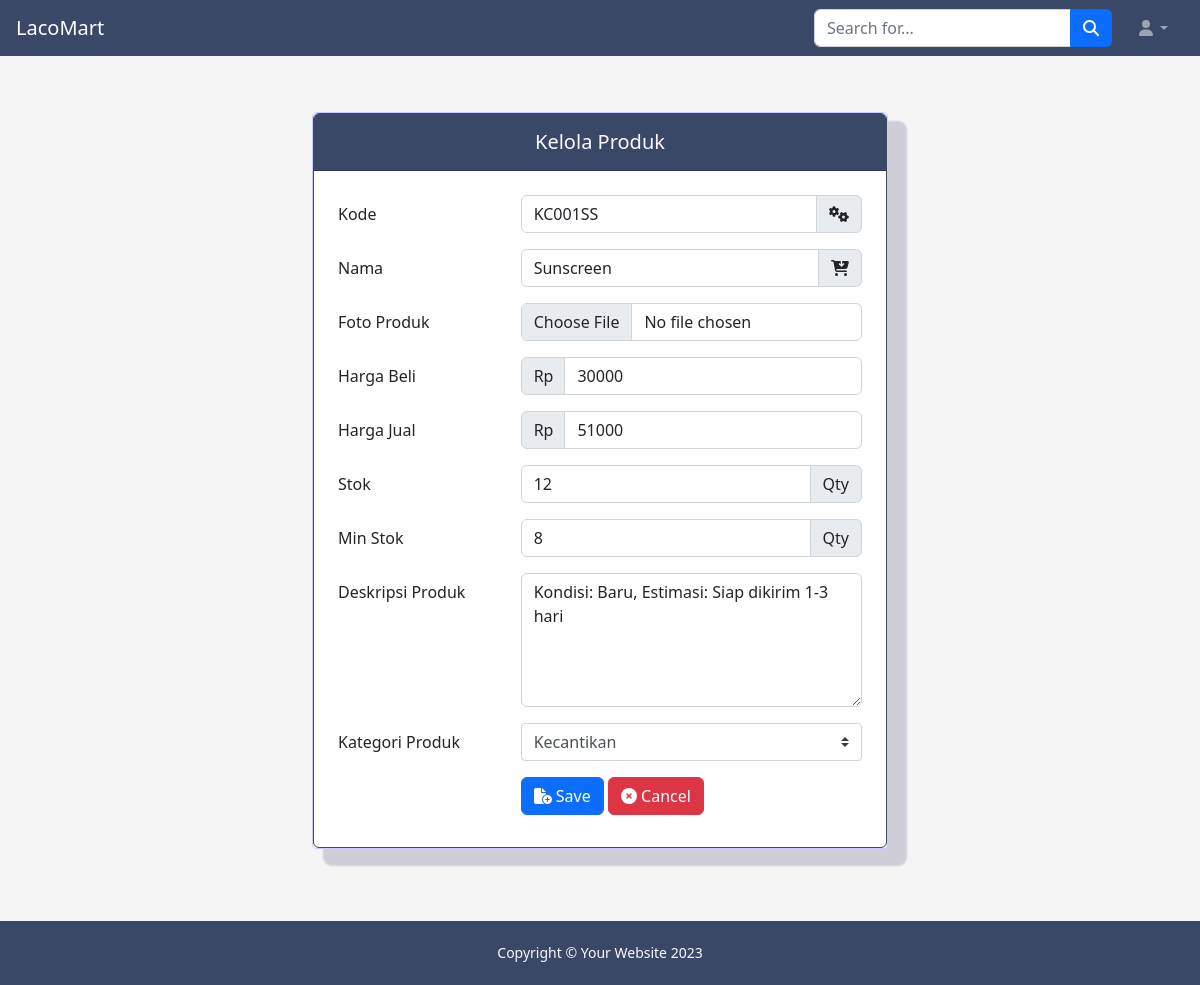
The app's page /page/back/produk/form.php?ed=1 with its own data.
### tables this page shows
CREATE TABLE `produk` (
  `id` int NOT NULL,
  `kode` varchar(10) NOT NULL,
  `img` varchar(16) NOT NULL,
  `nama` varchar(50) NOT NULL,
  `harga_jual` double NOT NULL,
  `harga_beli` double NOT NULL,
  `stok` int NOT NULL,
  `min_stok` int NOT NULL,
  `deskripsi` text,
  `kategori_produk_id` int NOT NULL
);

### page/back/produk/form.php (the view, shortened to what this page needs)
<?php
include '../../../assets/script/dbkoneksi.php';
if (isset($_GET['ed'])) {
    $id = $_GET['ed'];
    $sql = "SELECT * FROM produk WHERE id='$id'";
    $query = mysqli_query($koneksi, $sql);
    $data = mysqli_fetch_assoc($query);
    $kode = $data['kode'];
    $nama = $data['nama'];
    $harbel = $data['harga_beli'];
    $harjul = $data['harga_jual'];
    $stok = $data['stok'];
    $min_stok = $data['min_stok'];
    $desc = $data['deskripsi'];
    $kat = $data['kategori_produk_id'];
    $foto = $data['img'];
}
?>
<!DOCTYPE html>
<html lang="en">
<head>
    <link rel="stylesheet" href="https://stackpath.bootstrapcdn.com/bootstrap/4.1.3/css/bootstrap.min.css">
    <link rel="stylesheet" href="https://maxcdn.bootstrapcdn.com/font-awesome/4.7.0/css/font-awesome.min.css">
    <link rel="stylesheet" href="https://cdnjs.cloudflare.com/ajax/libs/animate.css/4.1.1/animate.min.css" />
    <link href="https://cdn.jsdelivr.net/npm/sweetalert2@11.7.5/dist/sweetalert2.min.css" rel="stylesheet">
    <link href="../../../assets/css/styles.css" rel="stylesheet" />
    <link rel="stylesheet" href="../../../assets/css/fpruk.css">
</head>
<body style="background-color: #f5f5f5;
            min-height: 100vh;">
    <div class="container-fluid">
        <div class="row mb-2">
            <nav class="sb-topnav navbar navbar-expand navbar-dark bg-dark">
                <a class="navbar-brand ps-3" href="../index.php">LacoMart</a>
                <form class="d-none d-md-inline-block form-inline ms-auto me-0 me-md-3 my-2 my-md-0">
                    <div class="input-group">
                        <input class="form-control" type="text" placeholder="Search for..." aria-label="Search for..." aria-describedby="btnNavbarSearch" />
                        <button class="btn btn-primary" id="btnNavbarSearch" type="button"><i class="fas fa-search"></i></button>
                    </div>
                </form>
                <ul class="navbar-nav ms-auto ms-md-0 me-3 me-lg-4">
                    <li class="nav-item dropdown">
                        <a class="nav-link dropdown-toggle" id="navbarDropdown" href="#" role="button" data-bs-toggle="dropdown" aria-expanded="false"><i class="fas fa-user fa-fw"></i></a>
                    </li>
                </ul>
            </nav>
        </div>
        <br>
        <br>
        <div class="row" style="min-height: 82.5vh;">
            <div class="col-md-3">
            </div>
            <div class="col-md-6 m-auto">
                <div class="card-beda">
                    <div class="card border border-dark">
                        <div class="card-header text-center pt-3 bg-dark text-light mb-2">
                            <h5>Kelola Produk</h5>
                        </div>
                        <div class="card-body px-4">
                            <form method="POST" action="proses.php" enctype="multipart/form-data" id="sweet">
                                <div class="form-group row">
                                    <label for="kode" class="col-4 col-form-label">Kode</label>
                                    <div class="col-8">
                                        <div class="input-group">
                                            <input id="kode" name="kode" placeholder="Kode Produk" type="text" class="form-control" required="required" value="<?= $kode ?>">
                                            <div class="input-group-append">
                                                <div class="input-group-text">
                                                    <i class="fa fa-cogs"></i>
                                                </div>
                                            </div>
                                        </div>
                                    </div>
                                </div>
                                <div class="form-group row">
                                    <label for="name" class="col-4 col-form-label">Nama</label>
                                    <div class="col-8">
                                        <div class="input-group">
                                            <input id="name" name="name" placeholder="Nama Produk" type="text" class="form-control" required="required" value="<?= $nama ?>">
                                            <div class="input-group-append">
                                                <div class="input-group-text">
                                                    <i class="fa fa-cart-arrow-down"></i>
                                                </div>
                                            </div>
                                        </div>
                                    </div>
                                </div>
                                <div class="form-group row">
                                    <label for="upload-img" class="col-4 col-form-label">Foto Produk</label>
                                    <div class="col-8">
                                        <div class="input-group">
                                            <input id="upload-img" name="img" type="file" class="form-control" value="<?= $foto ?>" accept="image/jpg, image/png, image/jpeg" <?php
                                                                                                                                                                                if (!isset($_GET['ed'])) {
                                                                                                                                                                                    echo "required";
                                                                                                                                                                                }
                                                                                                                                                                                ?> />
                                        </div>
                                    </div>
                                </div>
                                <div class="form-group row">
                                    <label for="harbel" class="col-4 col-form-label">Harga Beli</label>
                                    <div class="col-8">
                                        <div class="input-group">
                                            <div class="input-group-prepend">
                                                <div class="input-group-text">Rp</div>
                                            </div>
                                            <input id="harbel" name="harbel" type="text" class="form-control" required="required" value="<?= $harbel ?>">
                                        </div>
                                    </div>
                                </div>
                                <div class="form-group row">
                                    <label for="harjul" class="col-4 col-form-label">Harga Jual</label>
                                    <div class="col-8">
                                        <div class="input-group">
                                            <div class="input-group-prepend">
                                                <div class="input-group-text">Rp</div>
                                            </div>
                                            <input id="harjul" name="harjul" type="text" class="form-control" required="required" value="<?= $harjul ?>">
                                        </div>
                                    </div>
                                </div>
                                <div class="form-group row">
                                    <label for="stok" class="col-4 col-form-label">Stok</label>
                                    <div class="col-8">
                                        <div class="input-group">
                                            <input id="stok" name="stok" type="text" class="form-control" required value="<?= $stok ?>">
                                            <div class="input-group-append">
                                                <div class="input-group-text">Qty</div>
                                            </div>
                                        </div>
                                    </div>
                                </div>
                                <div class="form-group row">
                                    <label for="min_stok" class="col-4 col-form-label">Min Stok</label>
                                    <div class="col-8">
                                        <div class="input-group">
                                            <input id="min_stok" name="min_stok" type="text" class="form-control" required="required" value="<?= $min_stok ?>">
                                            <div class="input-group-append">
                                                <div class="input-group-text">Qty</div>
                                            </div>
                                        </div>
                                    </div>
                                </div>
                                <div class="form-group row">
                                    <label for="desc_produk" class="col-4 col-form-label">Deskripsi Produk</label>
                                    <div class="col-8">
                                        <textarea id="desc_produk" name="desc_produk" cols="40" rows="5" class="form-control"><?= $desc ?></textarea>
                                    </div>
                                </div>
                                <div class="form-group row">
                                    <label for="kat_produk" class="col-4 col-form-label">Kategori Produk</label>
                                    <div class="col-8">
                                        <?php
                                        $sql = "SELECT * FROM kategori_produk";
                                        $query = mysqli_query($koneksi, $sql);
                                        ?>
                                        <select id="kategori" name="kategori" class="custom-select" required>
                                            <?php
                                            while ($kategori = mysqli_fetch_array($query)) {
                                                $sel = ($kategori['id'] == $kat) ? "selected" : "";
                                            ?>
                                                <option value="<?= $kategori['id'] ?>" <?= $sel ?>> <?= $kategori['nama'] ?> </option>
                                            <?php
                                            }
                                            ?>
                                        </select>
                                    </div>
                                </div>
                                <div class="form-group row">
                                    <div class="offset-4 col-8">
                                        <?php
                                        if (isset($_GET['ed'])) {
                                        ?>
                                            <button type="submit" class="btn btn-primary ubahButton">
                                                <i class="fas fa-file-circle-plus"></i>
                                                Save</button>
                                        <?php
                                        }
                                        ?>
                                        <a href="index.php" class="btn btn-danger">
                                            <i class="fas fa-times-circle"> </i>
                                            Cancel</a>
                                    </div>
                                </div>
                            </form>
                        </div>
                    </div>
                </div>
            </div>
            <div class="col-md-3">
            </div>
        </div>
        <br>
        <br>
        <br>
        <footer class="row bg-dark" style="min-height: 8vh;
            line-height: 8vh;">
            <div class="container-fluid">
                <div class="small text-center">
                    <div class="text-light">Copyright &copy; Your Website 2023</div>
                </div>
            </div>
        </footer>
    </div>
</body>
</html>

### assets/css/fpruk.css (style rules this page uses)
.card-beda { cursor: pointer; background: rgb(255, 255, 255); border-radius: 5px; border: 1px solid rgba(0, 0, 255, .2); transition: all .2s; box-shadow: 15px 13px 2px 4px rgba(55, 50, 98, 0.2); }

### records on screen
produk: kode "KC001SS", name "Sunscreen", harbel "30000", harjul "51000", stok "12", min_stok "8", desc_produk "Kondisi: Baru, Estimasi: Siap dikirim 1-3 hari"

### other values on screen
form field kategori "Kecantikan"
